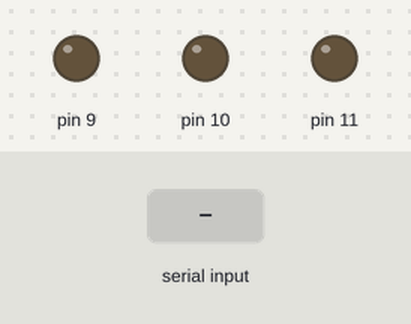
Simulated run of this sketch. Board: Arduino Uno, built with avr-gcc and run on an emulated ATmega328P. Shown: output pins drawn as LEDs (lit = HIGH). Inputs (shaded band) come from the test bench.

Above: at 1.2 s.
1.3 s: "90,45,200\n" received over Serial
At 2.5 s:
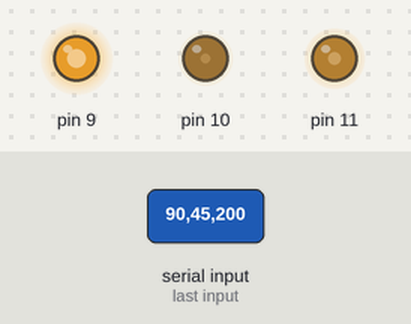
2.8 s: "30,150,10\n" received over Serial
At 3.6 s:
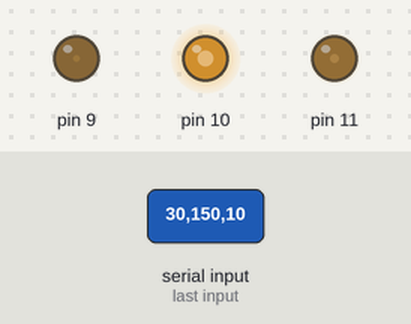
4.3 s: "1,90,45\n" received over Serial
At 4.7 s:
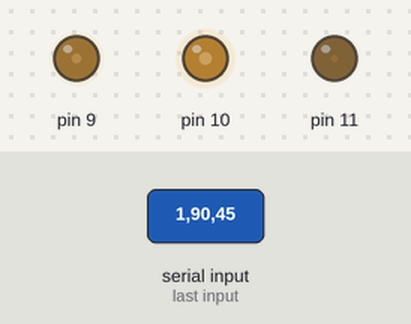
Timing chart, 0 to 7.3 s (numbered marks = the images above; inputs shaded):
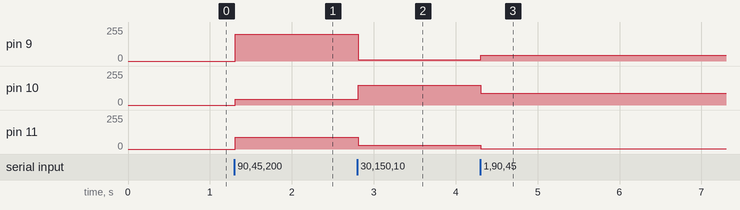

The sketch:

rgb_led_coaster.ino
```cpp
void setup(){
  Serial.begin(9600);
}

void loop(){}

void serialEvent(){
  int r = Serial.parseInt();
  int g = Serial.parseInt();
  int b = Serial.parseInt();

  if(Serial.read() == '\n'){
    analogWrite(11, r);
    analogWrite(10, g);
    analogWrite(9, b);
  }
}
```

Measured:
- after the input at 1.3 s, pin 9: 0/255 → 200/255 at once; pin 10: 0/255 → 45/255 at once; pin 11: 0/255 → 90/255 at once
- after the input at 2.8 s, pin 9: 200/255 → 10/255 at once; pin 10: 45/255 → 150/255 at once; pin 11: 90/255 → 30/255 at once
- after the input at 4.3 s, pin 9: 10/255 → 45/255 at once; pin 10: 150/255 → 90/255 at once; pin 11: 30/255 → 1/255 at once
